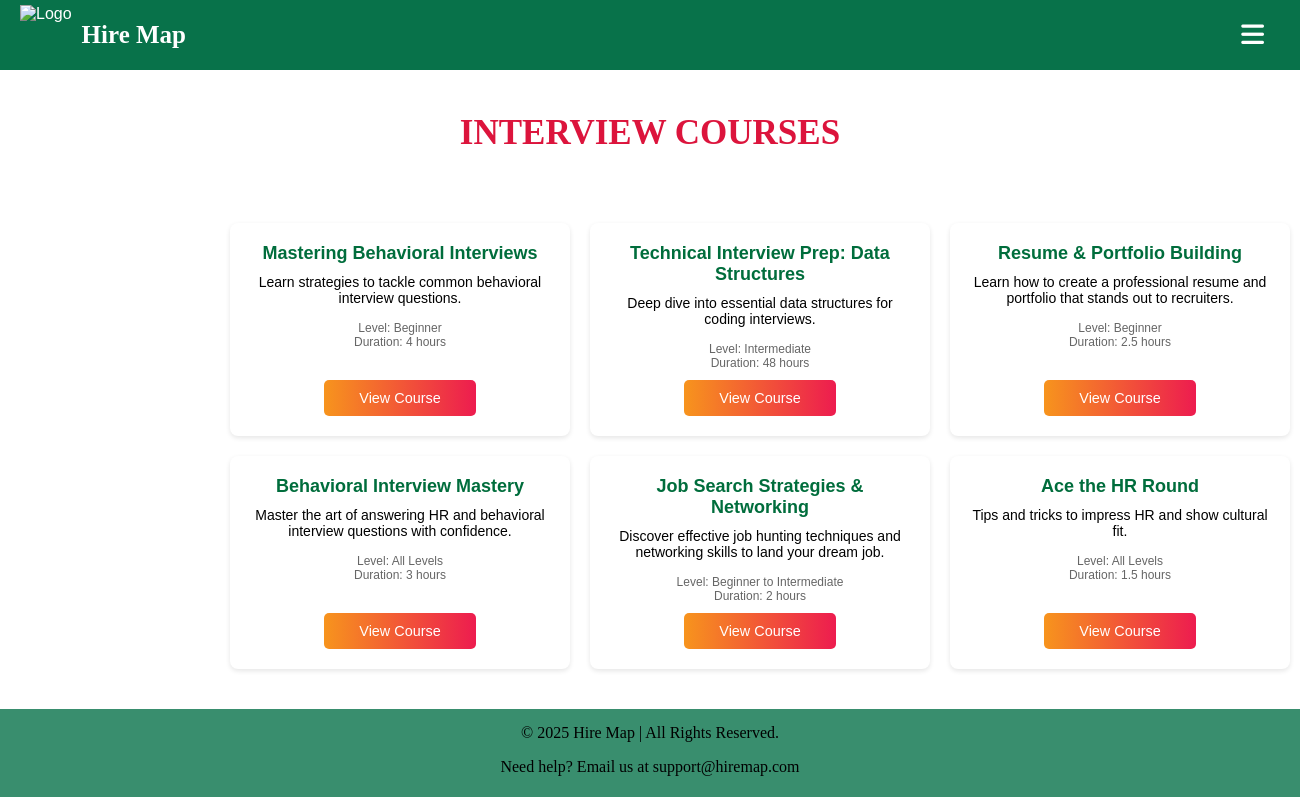
/courses.php, run on the app's committed database.
### tables this page shows
CREATE TABLE interview_courses (
    course_id INT AUTO_INCREMENT PRIMARY KEY,
    title VARCHAR(255) NOT NULL,
    description TEXT,
    level VARCHAR(50),
    duration VARCHAR(50),
    link TEXT
);

### courses.php (the view, shortened to what this page needs)
<?php include 'database_connection.php'; ?>
<?php
$courses = [];
$sql = "SELECT title, description, level, duration, link FROM interview_courses ORDER BY course_id ASC";
$result = $conn->query($sql);
if ($result && $result->num_rows > 0) {
    while ($row = $result->fetch_assoc()) {
        $courses[] = $row;
    }
}
?>
<!DOCTYPE html>
<html lang="en">
<head>
    <link rel="stylesheet" href="https://cdnjs.cloudflare.com/ajax/libs/font-awesome/6.4.0/css/all.min.css">
</head>
<body>
<?php include 'navbar.php'; ?>
    <br><br><br><br><br><h1>INTERVIEW COURSES</h1>
<div class=container>
    <div class="course-grid">
        <?php if (!empty($courses)): ?>
            <?php foreach ($courses as $course): ?>
                <div class="course-card">
                    <div class="course-title"><?php echo htmlspecialchars($course['title']); ?></div>
                    <div class="course-desc"><?php echo htmlspecialchars($course['description']); ?></div>
                    <div class="course-meta">
                        Level: <?php echo htmlspecialchars($course['level']); ?><br>
                        Duration: <?php echo htmlspecialchars($course['duration']); ?>
                    </div>
                    <a href="<?php echo htmlspecialchars($course['link']); ?>" class="course-link" target="_blank">View Course</a>
                </div>
            <?php endforeach; ?>
        <?php else: ?>
            <p style="text-align:center;">No courses available at the moment.</p>
        <?php endif; ?>
    </div>
</div>
<?php include 'footer.php'; ?>
</body>
</html>

### courses.php (style rules this page uses)
body { font-family: Arial, sans-serif; background: url("https://www.elegantthemes.com/blog/wp-content/uploads/2013/09/bg-11-full.jpg"); margin: 0; padding: 0; text-align: center; }
h1 { text-align: center !important; color: crimson; font-family: 'Times New Roman', Times, serif; font-weight: bold; font-size: 35px; }
.container { max-width: 900px; margin: 50px 210px 20px; padding: 20px; flex: 1; }
.course-grid { display: grid; grid-template-columns: repeat(3, 1fr); gap: 20px; }
.course-card { background: white; border-radius: 8px; box-shadow: 0 2px 5px rgba(0,0,0,0.1); padding: 20px; display: flex; width: 300px; flex-direction: column; justify-content: space-between; transition: transform 0.2s; }
.course-title { font-size: 18px; font-weight: bold; color: #006d3c; margin-bottom: 10px; }
.course-desc { font-size: 14px; margin-bottom: 15px; }
.course-meta { font-size: 12px; color: #666; margin-bottom: 10px; }
.course-link { margin-top: auto; align-self: center; padding: 10px 35px; background: linear-gradient(to right, #f7941d, #ed1c4f); color: white; text-decoration: none; border-radius: 5px; font-size: 0.9rem; cursor: pointer; transition: background 0.3s; }

### data on the page
interview_courses: title "Mastering Behavioral Interviews", description "Learn strategies to tackle common behavioral interview questions.", level "Beginner", duration "4 hours"
interview_courses: title "Technical Interview Prep: Data Structures", description "Deep dive into essential data structures for coding interviews.", level "Intermediate", duration "48 hours"
interview_courses: title "Resume & Portfolio Building", description "Learn how to create a professional resume and portfolio that stands out to recruiters.", level "Beginner", duration "2.5 hours"
interview_courses: title "Behavioral Interview Mastery", description "Master the art of answering HR and behavioral interview questions with confidence.", level "All Levels", duration "3 hours"
interview_courses: title "Job Search Strategies & Networking", description "Discover effective job hunting techniques and networking skills to land your dream job.", level "Beginner to Intermediate", duration "2 hours"
interview_courses: title "Ace the HR Round", description "Tips and tricks to impress HR and show cultural fit.", level "All Levels", duration "1.5 hours"
